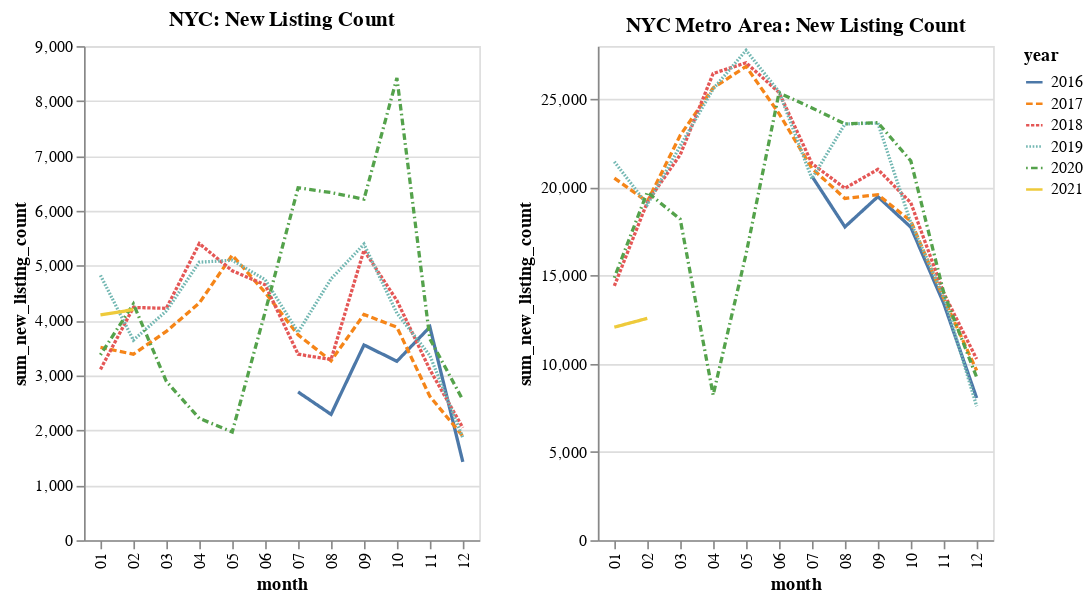

The notebook cell this image was saved under:
### Code cell
sup_nyc = alt.Chart(avg_hotness_nyc).mark_line().encode(
    x='month',
    y='sum_new_listing_count',
    color='year',
    strokeDash='year',
).properties(title='NYC: New Listing Count')

dem_nyc = alt.Chart(avg_hotness_metro).mark_line().encode(
    x='month',
    y='sum_new_listing_count',
    color='year',
    strokeDash='year',
).properties(title='NYC Metro Area: New Listing Count')

alt.hconcat(
   sup_nyc,
   dem_nyc,
)

### Figure 1 — Vega-Lite specification as saved in the notebook (floating-point values rounded to 4 significant figures)
{"config": {"view": {"continuousWidth": 400, "continuousHeight": 300}}, "hconcat": [{"data": {"name": "data-a573494c2784fa675849f02096a9c730"}, "mark": "line", "encoding": {"color": {"type": "nominal", "field": "year"}, "strokeDash": {"type": "nominal", "field": "year"}, "x": {"type": "nominal", "field": "month"}, "y": {"type": "quantitative", "field": "sum_new_listing_count"}}, "title": "NYC: New Listing Count"}, {"data": {"name": "data-26e471bf45450fcedf46d312ef8ec84b"}, "mark": "line", "encoding": {"color": {"type": "nominal", "field": "year"}, "strokeDash": {"type": "nominal", "field": "year"}, "x": {"type": "nominal", "field": "month"}, "y": {"type": "quantitative", "field": "sum_new_listing_count"}}, "title": "NYC Metro Area: New Listing Count"}], "$schema": "https://vega.github.io/schema/vega-lite/v4.8.1.json", "datasets": {"data-a573494c2784fa675849f02096a9c730": [{"month": "07", "year": "2016", "avg_listing_price": 973700.0, "sum_active_listing_count": 12368, "avg_days_on_market": 69.2, "sum_new_listing_count": 2700, "sum_total_listing_count": 17443}, {"month": "08", "year": "2016", "avg_listing_price": 965600.0, "sum_active_listing_count": 11986, "avg_days_on_market": 78.56, "sum_new_listing_count": 2292, "sum_total_listing_count": 16966}, {"month": "09", "year": "2016", "avg_listing_price": 948900.0, "sum_active_listing_count": 12370, "avg_days_on_market": 81.06, "sum_new_listing_count": 3556, "sum_total_listing_count": 17356}, {"month": "10", "year": "2016", "avg_listing_price": 936900.0, "sum_active_listing_count": 13007, "avg_days_on_market": 77.17, "sum_new_listing_count": 3260, "sum_total_listing_count": 18026}, {"month": "11", "year": "2016", "avg_listing_price": 963300.0, "sum_active_listing_count": 13865, "avg_days_on_market": 77.99, "sum_new_listing_count": 3884, "sum_total_listing_count": 19422}, {"month": "12", "year": "2016", "avg_listing_price": 995800.0, "sum_active_listing_count": 12601, "avg_days_on_market": 91.19, "sum_new_listing_count": 1428, "sum_total_listing_count": 18268}, {"month": "01", "year": "2017", "avg_listing_price": 1007000.0, "sum_active_listing_count": 12071, "avg_days_on_market": 94.7, "sum_new_listing_count": 3512, "sum_total_listing_count": 17545}, {"month": "02", "year": "2017", "avg_listing_price": 1004000.0, "sum_active_listing_count": 12410, "avg_days_on_market": 89.6, "sum_new_listing_count": 3388, "sum_total_listing_count": 18090}, {"month": "03", "year": "2017", "avg_listing_price": 1022000.0, "sum_active_listing_count": 12984, "avg_days_on_market": 72.86, "sum_new_listing_count": 3804, "sum_total_listing_count": 18914}, {"month": "04", "year": "2017", "avg_listing_price": 1016000.0, "sum_active_listing_count": 13834, "avg_days_on_market": 63.3, "sum_new_listing_count": 4320, "sum_total_listing_count": 20054}, {"month": "05", "year": "2017", "avg_listing_price": 1030000.0, "sum_active_listing_count": 15277, "avg_days_on_market": 63.6, "sum_new_listing_count": 5192, "sum_total_listing_count": 21802}, {"month": "06", "year": "2017", "avg_listing_price": 1005000.0, "sum_active_listing_count": 15487, "avg_days_on_market": 64.37, "sum_new_listing_count": 4512, "sum_total_listing_count": 21801}, {"month": "07", "year": "2017", "avg_listing_price": 1049000.0, "sum_active_listing_count": 14982, "avg_days_on_market": 70.63, "sum_new_listing_count": 3740, "sum_total_listing_count": 21096}, {"month": "08", "year": "2017", "avg_listing_price": 1015000.0, "sum_active_listing_count": 13807, "avg_days_on_market": 76.66, "sum_new_listing_count": 3268, "sum_total_listing_count": 18728}, {"month": "09", "year": "2017", "avg_listing_price": 998300.0, "sum_active_listing_count": 13831, "avg_days_on_market": 77.82, "sum_new_listing_count": 4112, "sum_total_listing_count": 18537}, {"month": "10", "year": "2017", "avg_listing_price": 999800.0, "sum_active_listing_count": 14724, "avg_days_on_market": 75.58, "sum_new_listing_count": 3880, "sum_total_listing_count": 19920}, {"month": "11", "year": "2017", "avg_listing_price": 1002000.0, "sum_active_listing_count": 13894, "avg_days_on_market": 74.11, "sum_new_listing_count": 2620, "sum_total_listing_count": 18942}, {"month": "12", "year": "2017", "avg_listing_price": 1016000.0, "sum_active_listing_count": 12834, "avg_days_on_market": 82.75, "sum_new_listing_count": 1896, "sum_total_listing_count": 32758}, {"month": "01", "year": "2018", "avg_listing_price": 1063000.0, "sum_active_listing_count": 12109, "avg_days_on_market": 93.71, "sum_new_listing_count": 3112, "sum_total_listing_count": 31557}, {"month": "02", "year": "2018", "avg_listing_price": 1022000.0, "sum_active_listing_count": 13616, "avg_days_on_market": 89.58, "sum_new_listing_count": 4240, "sum_total_listing_count": 31744}, {"month": "03", "year": "2018", "avg_listing_price": 972500.0, "sum_active_listing_count": 14785, "avg_days_on_market": 77.62, "sum_new_listing_count": 4224, "sum_total_listing_count": 19553}, {"month": "04", "year": "2018", "avg_listing_price": 976400.0, "sum_active_listing_count": 16631, "avg_days_on_market": 68.78, "sum_new_listing_count": 5404, "sum_total_listing_count": 21598}, {"month": "05", "year": "2018", "avg_listing_price": 977400.0, "sum_active_listing_count": 18149, "avg_days_on_market": 64.35, "sum_new_listing_count": 4908, "sum_total_listing_count": 23201}, {"month": "06", "year": "2018", "avg_listing_price": 977300.0, "sum_active_listing_count": 18749, "avg_days_on_market": 66.14, "sum_new_listing_count": 4652, "sum_total_listing_count": 24540}, {"month": "07", "year": "2018", "avg_listing_price": 1003000.0, "sum_active_listing_count": 18021, "avg_days_on_market": 71.35, "sum_new_listing_count": 3388, "sum_total_listing_count": 23770}, {"month": "08", "year": "2018", "avg_listing_price": 973000.0, "sum_active_listing_count": 17435, "avg_days_on_market": 75.81, "sum_new_listing_count": 3292, "sum_total_listing_count": 22946}, {"month": "09", "year": "2018", "avg_listing_price": 960200.0, "sum_active_listing_count": 18246, "avg_days_on_market": 79.17, "sum_new_listing_count": 5284, "sum_total_listing_count": 23496}, {"month": "10", "year": "2018", "avg_listing_price": 941500.0, "sum_active_listing_count": 19230, "avg_days_on_market": 72.64, "sum_new_listing_count": 4364, "sum_total_listing_count": 24194}, {"month": "11", "year": "2018", "avg_listing_price": 921900.0, "sum_active_listing_count": 19126, "avg_days_on_market": 74.44, "sum_new_listing_count": 3108, "sum_total_listing_count": 24104}, {"month": "12", "year": "2018", "avg_listing_price": 947000.0, "sum_active_listing_count": 17457, "avg_days_on_market": 85.62, "sum_new_listing_count": 2048, "sum_total_listing_count": 22538}, {"month": "01", "year": "2019", "avg_listing_price": 930900.0, "sum_active_listing_count": 16195, "avg_days_on_market": 91.91, "sum_new_listing_count": 4824, "sum_total_listing_count": 21044}, {"month": "02", "year": "2019", "avg_listing_price": 946000.0, "sum_active_listing_count": 16764, "avg_days_on_market": 90.31, "sum_new_listing_count": 3644, "sum_total_listing_count": 21653}, {"month": "03", "year": "2019", "avg_listing_price": 950500.0, "sum_active_listing_count": 17675, "avg_days_on_market": 62.78, "sum_new_listing_count": 4176, "sum_total_listing_count": 22458}, {"month": "04", "year": "2019", "avg_listing_price": 955200.0, "sum_active_listing_count": 18912, "avg_days_on_market": 62.54, "sum_new_listing_count": 5064, "sum_total_listing_count": 23567}, {"month": "05", "year": "2019", "avg_listing_price": 938500.0, "sum_active_listing_count": 20625, "avg_days_on_market": 66.62, "sum_new_listing_count": 5100, "sum_total_listing_count": 26331}, {"month": "06", "year": "2019", "avg_listing_price": 936500.0, "sum_active_listing_count": 21448, "avg_days_on_market": 68.67, "sum_new_listing_count": 4744, "sum_total_listing_count": 27268}, {"month": "07", "year": "2019", "avg_listing_price": 923200.0, "sum_active_listing_count": 20559, "avg_days_on_market": 72.81, "sum_new_listing_count": 3788, "sum_total_listing_count": 26242}, {"month": "08", "year": "2019", "avg_listing_price": 918600.0, "sum_active_listing_count": 20485, "avg_days_on_market": 82.09, "sum_new_listing_count": 4760, "sum_total_listing_count": 27176}, {"month": "09", "year": "2019", "avg_listing_price": 921000.0, "sum_active_listing_count": 20468, "avg_days_on_market": 82.56, "sum_new_listing_count": 5392, "sum_total_listing_count": 28320}, {"month": "10", "year": "2019", "avg_listing_price": 924600.0, "sum_active_listing_count": 20839, "avg_days_on_market": 80.52, "sum_new_listing_count": 4136, "sum_total_listing_count": 28739}, {"month": "11", "year": "2019", "avg_listing_price": 908500.0, "sum_active_listing_count": 20589, "avg_days_on_market": 75.3, "sum_new_listing_count": 3364, "sum_total_listing_count": 28847}, {"month": "12", "year": "2019", "avg_listing_price": 928800.0, "sum_active_listing_count": 18520, "avg_days_on_market": 85.24, "sum_new_listing_count": 1868, "sum_total_listing_count": 26611}, {"month": "01", "year": "2020", "avg_listing_price": 935600.0, "sum_active_listing_count": 17016, "avg_days_on_market": 95.18, "sum_new_listing_count": 3376, "sum_total_listing_count": 24784}, {"month": "02", "year": "2020", "avg_listing_price": 925600.0, "sum_active_listing_count": 17611, "avg_days_on_market": 88.89, "sum_new_listing_count": 4304, "sum_total_listing_count": 25302}, {"month": "03", "year": "2020", "avg_listing_price": 926400.0, "sum_active_listing_count": 17777, "avg_days_on_market": 80.33, "sum_new_listing_count": 2892, "sum_total_listing_count": 25926}, {"month": "04", "year": "2020", "avg_listing_price": 933000.0, "sum_active_listing_count": 19493, "avg_days_on_market": 71.51, "sum_new_listing_count": 2220, "sum_total_listing_count": 29325}, {"month": "05", "year": "2020", "avg_listing_price": 911600.0, "sum_active_listing_count": 16234, "avg_days_on_market": 101.2, "sum_new_listing_count": 1972, "sum_total_listing_count": 23978}, {"month": "06", "year": "2020", "avg_listing_price": 923600.0, "sum_active_listing_count": 17543, "avg_days_on_market": 112.3, "sum_new_listing_count": 4160, "sum_total_listing_count": 25028}, {"month": "07", "year": "2020", "avg_listing_price": 877700.0, "sum_active_listing_count": 21168, "avg_days_on_market": 95.66, "sum_new_listing_count": 6420, "sum_total_listing_count": 28478}, {"month": "08", "year": "2020", "avg_listing_price": 849200.0, "sum_active_listing_count": 25434, "avg_days_on_market": 65.5, "sum_new_listing_count": 6332, "sum_total_listing_count": 34353}, {"month": "09", "year": "2020", "avg_listing_price": 839600.0, "sum_active_listing_count": 26443, "avg_days_on_market": 72.95, "sum_new_listing_count": 6212, "sum_total_listing_count": 36215}, {"month": "10", "year": "2020", "avg_listing_price": 832000.0, "sum_active_listing_count": 28299, "avg_days_on_market": 74.57, "sum_new_listing_count": 8420, "sum_total_listing_count": 39314}, {"month": "11", "year": "2020", "avg_listing_price": 823500.0, "sum_active_listing_count": 27347, "avg_days_on_market": 90.8, "sum_new_listing_count": 3668, "sum_total_listing_count": 38546}, {"month": "12", "year": "2020", "avg_listing_price": 822400.0, "sum_active_listing_count": 25109, "avg_days_on_market": 101.9, "sum_new_listing_count": 2556, "sum_total_listing_count": 36140}, {"month": "01", "year": "2021", "avg_listing_price": 829900.0, "sum_active_listing_count": 22725, "avg_days_on_market": 113.9, "sum_new_listing_count": 4104, "sum_total_listing_count": 33413}, {"month": "02", "year": "2021", "avg_listing_price": 826200.0, "sum_active_listing_count": 22021, "avg_days_on_market": 113.4, "sum_new_listing_count": 4200, "sum_total_listing_count": 32212}], "data-26e471bf45450fcedf46d312ef8ec84b": [{"month": "07", "year": "2016", "avg_listing_price": 551600.0, "sum_active_listing_count": 94568, "avg_days_on_market": 77.83, "sum_new_listing_count": 20624, "sum_total_listing_count": 102763}, {"month": "08", "year": "2016", "avg_listing_price": 550000.0, "sum_active_listing_count": 91865, "avg_days_on_market": 85.06, "sum_new_listing_count": 17756, "sum_total_listing_count": 99651}, {"month": "09", "year": "2016", "avg_listing_price": 554200.0, "sum_active_listing_count": 88767, "avg_days_on_market": 89.47, "sum_new_listing_count": 19468, "sum_total_listing_count": 95739}, {"month": "10", "year": "2016", "avg_listing_price": 554000.0, "sum_active_listing_count": 85931, "avg_days_on_market": 90.91, "sum_new_listing_count": 17740, "sum_total_listing_count": 93092}, {"month": "11", "year": "2016", "avg_listing_price": 557400.0, "sum_active_listing_count": 79212, "avg_days_on_market": 95.49, "sum_new_listing_count": 13420, "sum_total_listing_count": 85998}, {"month": "12", "year": "2016", "avg_listing_price": 559600.0, "sum_active_listing_count": 69493, "avg_days_on_market": 104.8, "sum_new_listing_count": 8056, "sum_total_listing_count": 75333}, {"month": "01", "year": "2017", "avg_listing_price": 561800.0, "sum_active_listing_count": 64598, "avg_days_on_market": 104.7, "sum_new_listing_count": 20524, "sum_total_listing_count": 69889}, {"month": "02", "year": "2017", "avg_listing_price": 567000.0, "sum_active_listing_count": 66806, "avg_days_on_market": 96.01, "sum_new_listing_count": 19184, "sum_total_listing_count": 72549}, {"month": "03", "year": "2017", "avg_listing_price": 575200.0, "sum_active_listing_count": 70361, "avg_days_on_market": 79.02, "sum_new_listing_count": 22944, "sum_total_listing_count": 77166}, {"month": "04", "year": "2017", "avg_listing_price": 580200.0, "sum_active_listing_count": 73885, "avg_days_on_market": 69.92, "sum_new_listing_count": 25632, "sum_total_listing_count": 81730}, {"month": "05", "year": "2017", "avg_listing_price": 580400.0, "sum_active_listing_count": 79434, "avg_days_on_market": 64.62, "sum_new_listing_count": 26848, "sum_total_listing_count": 87860}, {"month": "06", "year": "2017", "avg_listing_price": 586100.0, "sum_active_listing_count": 81575, "avg_days_on_market": 65.4, "sum_new_listing_count": 24176, "sum_total_listing_count": 90011}, {"month": "07", "year": "2017", "avg_listing_price": 583000.0, "sum_active_listing_count": 81487, "avg_days_on_market": 71.51, "sum_new_listing_count": 21072, "sum_total_listing_count": 89603}, {"month": "08", "year": "2017", "avg_listing_price": 580400.0, "sum_active_listing_count": 80361, "avg_days_on_market": 75.78, "sum_new_listing_count": 19368, "sum_total_listing_count": 84491}, {"month": "09", "year": "2017", "avg_listing_price": 576300.0, "sum_active_listing_count": 78800, "avg_days_on_market": 80.23, "sum_new_listing_count": 19584, "sum_total_listing_count": 82667}, {"month": "10", "year": "2017", "avg_listing_price": 574800.0, "sum_active_listing_count": 76764, "avg_days_on_market": 81.29, "sum_new_listing_count": 18088, "sum_total_listing_count": 80189}, {"month": "11", "year": "2017", "avg_listing_price": 577400.0, "sum_active_listing_count": 72016, "avg_days_on_market": 84.08, "sum_new_listing_count": 13704, "sum_total_listing_count": 74462}, {"month": "12", "year": "2017", "avg_listing_price": 577300.0, "sum_active_listing_count": 63962, "avg_days_on_market": 93.32, "sum_new_listing_count": 9616, "sum_total_listing_count": 73430}, {"month": "01", "year": "2018", "avg_listing_price": 581200.0, "sum_active_listing_count": 57661, "avg_days_on_market": 98.66, "sum_new_listing_count": 14408, "sum_total_listing_count": 65529}, {"month": "02", "year": "2018", "avg_listing_price": 582100.0, "sum_active_listing_count": 59947, "avg_days_on_market": 88.64, "sum_new_listing_count": 19156, "sum_total_listing_count": 67759}, {"month": "03", "year": "2018", "avg_listing_price": 594400.0, "sum_active_listing_count": 64485, "avg_days_on_market": 72.34, "sum_new_listing_count": 21844, "sum_total_listing_count": 66849}, {"month": "04", "year": "2018", "avg_listing_price": 594100.0, "sum_active_listing_count": 68715, "avg_days_on_market": 65.21, "sum_new_listing_count": 26448, "sum_total_listing_count": 71461}, {"month": "05", "year": "2018", "avg_listing_price": 600400.0, "sum_active_listing_count": 75006, "avg_days_on_market": 57.94, "sum_new_listing_count": 27056, "sum_total_listing_count": 77838}, {"month": "06", "year": "2018", "avg_listing_price": 602000.0, "sum_active_listing_count": 79303, "avg_days_on_market": 58.92, "sum_new_listing_count": 25372, "sum_total_listing_count": 82216}, {"month": "07", "year": "2018", "avg_listing_price": 598500.0, "sum_active_listing_count": 80289, "avg_days_on_market": 64.6, "sum_new_listing_count": 21344, "sum_total_listing_count": 83039}, {"month": "08", "year": "2018", "avg_listing_price": 592800.0, "sum_active_listing_count": 79890, "avg_days_on_market": 70.25, "sum_new_listing_count": 19944, "sum_total_listing_count": 82487}, {"month": "09", "year": "2018", "avg_listing_price": 591800.0, "sum_active_listing_count": 80044, "avg_days_on_market": 75.44, "sum_new_listing_count": 21012, "sum_total_listing_count": 82788}, {"month": "10", "year": "2018", "avg_listing_price": 584200.0, "sum_active_listing_count": 79551, "avg_days_on_market": 77.02, "sum_new_listing_count": 19124, "sum_total_listing_count": 82245}, {"month": "11", "year": "2018", "avg_listing_price": 583300.0, "sum_active_listing_count": 75354, "avg_days_on_market": 80.84, "sum_new_listing_count": 14004, "sum_total_listing_count": 78018}, {"month": "12", "year": "2018", "avg_listing_price": 584000.0, "sum_active_listing_count": 67611, "avg_days_on_market": 90.47, "sum_new_listing_count": 10264, "sum_total_listing_count": 70200}, {"month": "01", "year": "2019", "avg_listing_price": 585900.0, "sum_active_listing_count": 61935, "avg_days_on_market": 94.84, "sum_new_listing_count": 21452, "sum_total_listing_count": 64067}, {"month": "02", "year": "2019", "avg_listing_price": 589900.0, "sum_active_listing_count": 64042, "avg_days_on_market": 87.33, "sum_new_listing_count": 19016, "sum_total_listing_count": 66246}, {"month": "03", "year": "2019", "avg_listing_price": 596400.0, "sum_active_listing_count": 68127, "avg_days_on_market": 71.78, "sum_new_listing_count": 22340, "sum_total_listing_count": 70628}, {"month": "04", "year": "2019", "avg_listing_price": 603000.0, "sum_active_listing_count": 73041, "avg_days_on_market": 58.23, "sum_new_listing_count": 25572, "sum_total_listing_count": 75565}, {"month": "05", "year": "2019", "avg_listing_price": 594900.0, "sum_active_listing_count": 79382, "avg_days_on_market": 54.79, "sum_new_listing_count": 27760, "sum_total_listing_count": 82220}, {"month": "06", "year": "2019", "avg_listing_price": 594300.0, "sum_active_listing_count": 82195, "avg_days_on_market": 58.72, "sum_new_listing_count": 25412, "sum_total_listing_count": 85548}, {"month": "07", "year": "2019", "avg_listing_price": 598900.0, "sum_active_listing_count": 81712, "avg_days_on_market": 63.97, "sum_new_listing_count": 20484, "sum_total_listing_count": 85010}, {"month": "08", "year": "2019", "avg_listing_price": 596500.0, "sum_active_listing_count": 80631, "avg_days_on_market": 71.51, "sum_new_listing_count": 23588, "sum_total_listing_count": 87072}, {"month": "09", "year": "2019", "avg_listing_price": 592100.0, "sum_active_listing_count": 78721, "avg_days_on_market": 74.28, "sum_new_listing_count": 23640, "sum_total_listing_count": 89312}, {"month": "10", "year": "2019", "avg_listing_price": 593400.0, "sum_active_listing_count": 75595, "avg_days_on_market": 74.6, "sum_new_listing_count": 17996, "sum_total_listing_count": 86213}, {"month": "11", "year": "2019", "avg_listing_price": 596400.0, "sum_active_listing_count": 69640, "avg_days_on_market": 79.02, "sum_new_listing_count": 13816, "sum_total_listing_count": 79859}, {"month": "12", "year": "2019", "avg_listing_price": 602100.0, "sum_active_listing_count": 59462, "avg_days_on_market": 89.76, "sum_new_listing_count": 7592, "sum_total_listing_count": 68712}, {"month": "01", "year": "2020", "avg_listing_price": 606200.0, "sum_active_listing_count": 53624, "avg_days_on_market": 93.14, "sum_new_listing_count": 14872, "sum_total_listing_count": 62199}, {"month": "02", "year": "2020", "avg_listing_price": 605700.0, "sum_active_listing_count": 55772, "avg_days_on_market": 79.39, "sum_new_listing_count": 19724, "sum_total_listing_count": 64343}, {"month": "03", "year": "2020", "avg_listing_price": 607300.0, "sum_active_listing_count": 58495, "avg_days_on_market": 64.51, "sum_new_listing_count": 18188, "sum_total_listing_count": 67798}, {"month": "04", "year": "2020", "avg_listing_price": 610300.0, "sum_active_listing_count": 59842, "avg_days_on_market": 62.08, "sum_new_listing_count": 8228, "sum_total_listing_count": 72667}, {"month": "05", "year": "2020", "avg_listing_price": 614700.0, "sum_active_listing_count": 60235, "avg_days_on_market": 75.53, "sum_new_listing_count": 16228, "sum_total_listing_count": 75543}, {"month": "06", "year": "2020", "avg_listing_price": 621300.0, "sum_active_listing_count": 63187, "avg_days_on_market": 70.57, "sum_new_listing_count": 25352, "sum_total_listing_count": 80695}, {"month": "07", "year": "2020", "avg_listing_price": 631700.0, "sum_active_listing_count": 63071, "avg_days_on_market": 62.3, "sum_new_listing_count": 24496, "sum_total_listing_count": 83696}, {"month": "08", "year": "2020", "avg_listing_price": 643400.0, "sum_active_listing_count": 60976, "avg_days_on_market": 62.5, "sum_new_listing_count": 23592, "sum_total_listing_count": 85087}, {"month": "09", "year": "2020", "avg_listing_price": 650300.0, "sum_active_listing_count": 59833, "avg_days_on_market": 64.88, "sum_new_listing_count": 23668, "sum_total_listing_count": 85181}, {"month": "10", "year": "2020", "avg_listing_price": 649900.0, "sum_active_listing_count": 59330, "avg_days_on_market": 68.07, "sum_new_listing_count": 21496, "sum_total_listing_count": 86765}, {"month": "11", "year": "2020", "avg_listing_price": 657300.0, "sum_active_listing_count": 54253, "avg_days_on_market": 79.22, "sum_new_listing_count": 14032, "sum_total_listing_count": 80094}, {"month": "12", "year": "2020", "avg_listing_price": 667500.0, "sum_active_listing_count": 47247, "avg_days_on_market": 96.22, "sum_new_listing_count": 9232, "sum_total_listing_count": 70133}, {"month": "01", "year": "2021", "avg_listing_price": 682400.0, "sum_active_listing_count": 40827, "avg_days_on_market": 112.2, "sum_new_listing_count": 12072, "sum_total_listing_count": 59930}, {"month": "02", "year": "2021", "avg_listing_price": 707700.0, "sum_active_listing_count": 37563, "avg_days_on_market": 114.2, "sum_new_listing_count": 12572, "sum_total_listing_count": 55388}]}}
